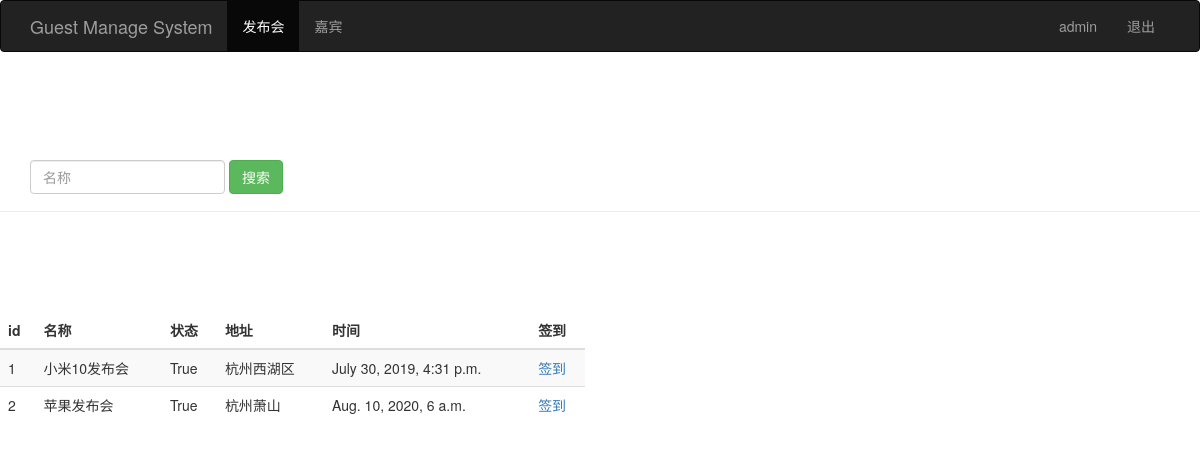
The page /event_manage/ (signed in) on the database its author committed.
### sign/models.py (models this page shows, shortened)
class Event(models.Model):  # 发布会表
    name = models.CharField(max_length=100)  # 发布会标题
    limit = models.IntegerField()  # 参加人数
    status = models.BooleanField()  # 状态(发布会是否可用）
    address = models.CharField(max_length=200)  # 地址
    start_time = models.DateTimeField('event_time')  # 发布会时间
    create_time = models.DateTimeField(auto_now=True)  # 创建时间（自动获取当前时间）

### sign/views.py (the view)
# urls.py: url(r'^event_manage/$', views.event_manage),
@login_required  # 若想限制某个视图需要登录才能查看，只需要在这个函数的前面加上@login_required装饰就可
def event_manage(request):
    event_list = Event.objects.all()
    username = request.session.get('user', '')  # 读取浏览器session
    return render(request, "event_manage.html", {'user': username, 'events': event_list})

### sign/templates/event_manage.html (shortened to what this page needs)
<!DOCTYPE html>
<html lang="zh-CN">
<head>
    {% load bootstrap3 %}
    {% bootstrap_css %}
</head>
<body role="document">
    <nav class="navbar navbar-inverse navber-fix-top">
        <div class="container">
            <div class="navbar-header">
                <a class="navbar-brand" href="/event_manage/">Guest Manage System</a>
            </div>
            <div id="navbar" class="collapsed navbar-collapse">
                <ul class="nav navbar-nav">
                    <li class="active"><a href="#">发布会</a></li>
                    <li><a href="/guest_manage/">嘉宾</a> </li>
                </ul>
                 <ul class="nav navbar-nav navbar-right">
                    <li><a href="#">{{ user }}</a></li>
                    <li><a href="/logout/">退出</a> </li>
                </ul>
            </div>
        </div>
    </nav>
    <div class="page-header" style="padding-top: 60px;">
        <div id="navbar" class="navbar-collapse collapse">
            <form class="navbar-form" mathod="get" action="/search_name">
                <div class="form-group">
                    <input name="name" type="text" placeholder="名称" class="form-control">
                </div>
                <button type="submit" class="btn btn-success">搜索</button>
            </form>
        </div>
    </div>
    <div class="row" style="padding-top: 80px;">
        <div class="col-md-6">
            <table class="table table-striped">
                <thead>
                    <tr>
                        <th>id</th><th>名称</th><th>状态</th><th>地址</th><th>时间</th><th>签到</th>
                    </tr>
                </thead>
                <tbody>
                    {% for event in events %}
                      <tr>
                          <td>{{ event.id }}</td>
                          <td>{{ event.name }}</td>
                          <td>{{ event.status }}</td>
                          <td>{{ event.address }}</td>
                          <td>{{ event.start_time }}</td>
                          <td>
                              <a href="/sign_index/{{ event.id }}/" target="{{ event.id }}_blank">签到</a>
                          </td>
                      </tr>
                    {% endfor %}
                </tbody>
            </table>
        </div>
    </div>
</body>
</html>

### rows shown on the page
Event: id "1", name "小米10发布会", status "True", address "杭州西湖区", start_time "July 30, 2019, 4:31 p.m."
Event: id "2", name "苹果发布会", status "True", address "杭州萧山", start_time "Aug. 10, 2020, 6 a.m."

### other values the page prints
{{ user }} "admin"
